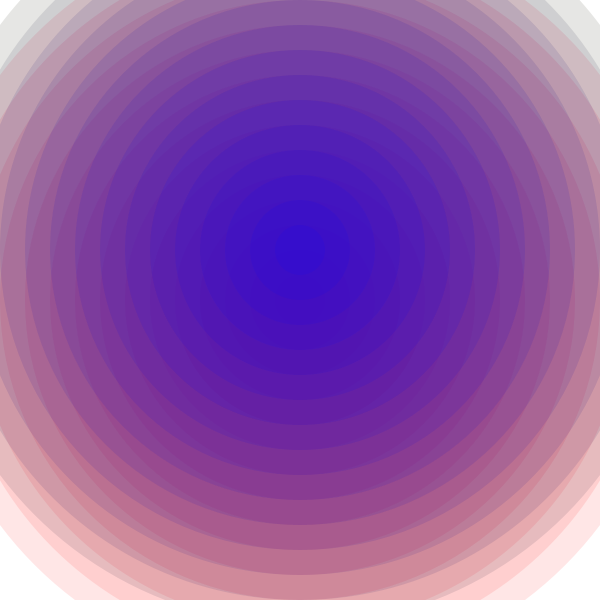
Frame 1 (no input)
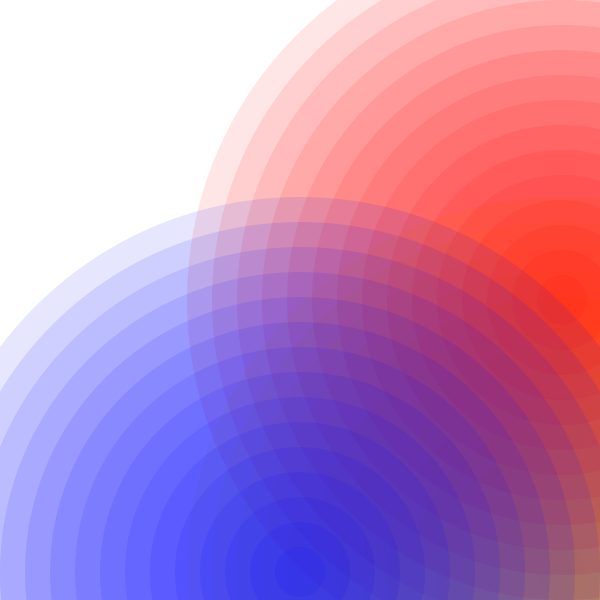
Frame 60 (the mouse pressed at the canvas centre just before this capture)
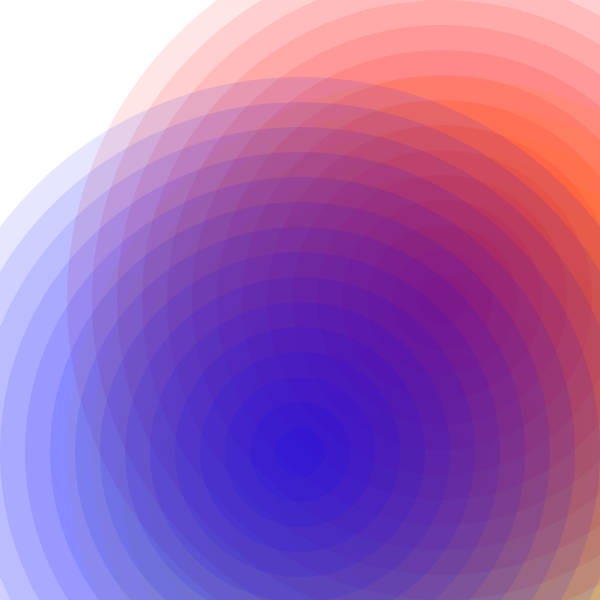
Frame 120 (the mouse held since frame 60 and released just before this capture)

The Processing sketch that drew these frames (run headless with seeded random() and noise(); from frame 60 on, the mouse is pressed at the canvas centre):

// Processing sketch: processing_50708
// ── processing_50708.pde

int x;
int y;
int directionx;
int directiony;

void setup() {
  size(600, 600);
  smooth();
  x = 300;
  y = 250;
  directionx = 8;
  directiony = 8;
}


void draw() {

  background(255);
  noStroke();

  fill(255, 255, 0, 30);

  ellipse(x, y, 50, 50);
  ellipse(x, y, 100, 100);
  ellipse(x, y, 150, 150);
  ellipse(x, y, 200, 200);
  ellipse(x, y, 250, 250);
  ellipse(x, y, 300, 300);
  ellipse(x, y, 350, 350);
  ellipse(x, y, 400, 400);
  ellipse(x, y, 450, 450);
  ellipse(x, y, 500, 500);
  ellipse(x, y, 550, 550);
  ellipse(x, y, 600, 600);
  ellipse(x, y, 650, 650);
  ellipse(x, y, 700, 700);
  ellipse(x, y, 750, 750);

  fill(255, 0, 0, 25);
  ellipse(x, 300, 50, 50);
  ellipse(x, 300, 100, 100);
  ellipse(x, 300, 150, 150);
  ellipse(x, 300, 200, 200);
  ellipse(x, 300, 250, 250);
  ellipse(x, 300, 300, 300);
  ellipse(x, 300, 350, 350);
  ellipse(x, 300, 400, 400);
  ellipse(x, 300, 450, 450);
  ellipse(x, 300, 500, 500);
  ellipse(x, 300, 550, 550);
  ellipse(x, 300, 600, 600);
  ellipse(x, 300, 650, 650);
  ellipse(x, 300, 700, 700);
  ellipse(x, 300, 750, 750);

  fill(0, 0, 255, 25);
  ellipse(300, y, 50, 50);
  ellipse(300, y, 100, 100);
  ellipse(300, y, 150, 150);
  ellipse(300, y, 200, 200);
  ellipse(300, y, 250, 250);
  ellipse(300, y, 300, 300);
  ellipse(300, y, 350, 350);
  ellipse(300, y, 400, 400);
  ellipse(300, y, 450, 450);
  ellipse(300, y, 500, 500);
  ellipse(300, y, 550, 550);
  ellipse(300, y, 600, 600);
  ellipse(300, y, 650, 650);
  ellipse(300, y, 700, 700);
  ellipse(300, y, 750, 750);

  x += directionx;
  y += directiony;

  if (y > 600) {
    directiony = -2;
  }

  if (x > 600) {
    directionx = -2;
  }

  if (y < 0) {
    directiony = 8;
  }

  if (x < 0) {
    directionx = 8;
  }
}
